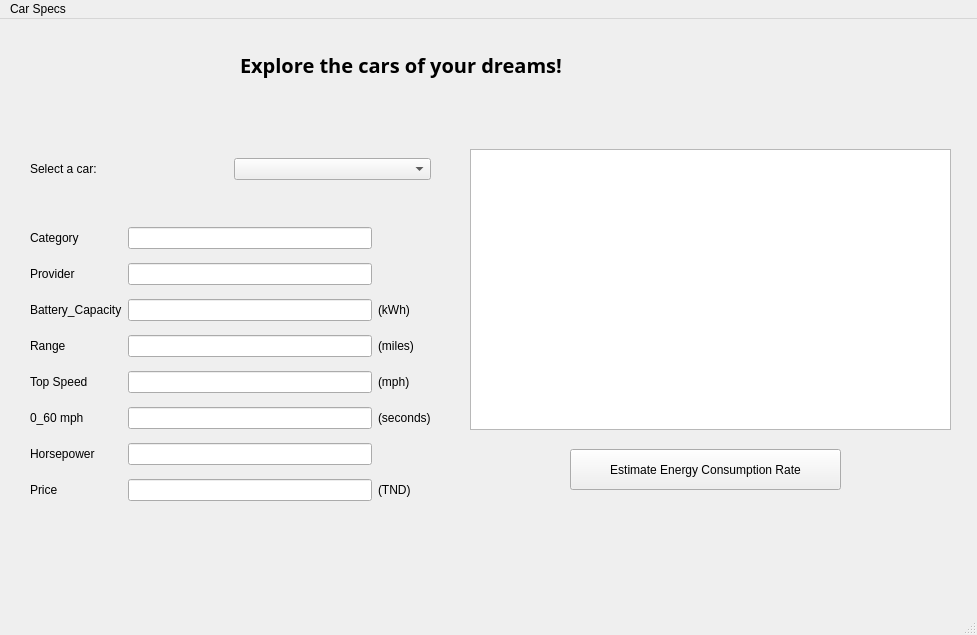
<?xml version="1.0" encoding="UTF-8"?>
<ui version="4.0">
 <class>MainWindow</class>
 <widget class="QMainWindow" name="MainWindow">
  <property name="geometry">
   <rect>
    <x>0</x>
    <y>0</y>
    <width>977</width>
    <height>635</height>
   </rect>
  </property>
  <property name="windowTitle">
   <string>MainWindow</string>
  </property>
  <widget class="QWidget" name="centralwidget">
   <widget class="QWidget" name="gridLayoutWidget">
    <property name="geometry">
     <rect>
      <x>30</x>
      <y>200</y>
      <width>401</width>
      <height>294</height>
     </rect>
    </property>
    <layout class="QGridLayout" name="gridLayout">
     <item row="1" column="0">
      <widget class="QLabel" name="label">
       <property name="text">
        <string>Provider</string>
       </property>
      </widget>
     </item>
     <item row="6" column="1">
      <widget class="QLineEdit" name="horsepower">
       <property name="readOnly">
        <bool>true</bool>
       </property>
      </widget>
     </item>
     <item row="6" column="0">
      <widget class="QLabel" name="label_7">
       <property name="text">
        <string>Horsepower</string>
       </property>
      </widget>
     </item>
     <item row="0" column="0">
      <widget class="QLabel" name="label_2">
       <property name="text">
        <string>Category</string>
       </property>
      </widget>
     </item>
     <item row="3" column="0">
      <widget class="QLabel" name="label_4">
       <property name="text">
        <string>Range</string>
       </property>
      </widget>
     </item>
     <item row="5" column="0">
      <widget class="QLabel" name="label_6">
       <property name="text">
        <string>0_60 mph</string>
       </property>
      </widget>
     </item>
     <item row="3" column="1">
      <widget class="QLineEdit" name="range">
       <property name="readOnly">
        <bool>true</bool>
       </property>
      </widget>
     </item>
     <item row="7" column="1">
      <widget class="QLineEdit" name="price">
       <property name="readOnly">
        <bool>true</bool>
       </property>
      </widget>
     </item>
     <item row="4" column="0">
      <widget class="QLabel" name="label_5">
       <property name="text">
        <string>Top Speed</string>
       </property>
      </widget>
     </item>
     <item row="2" column="1">
      <widget class="QLineEdit" name="batteryCapacity">
       <property name="readOnly">
        <bool>true</bool>
       </property>
      </widget>
     </item>
     <item row="2" column="0">
      <widget class="QLabel" name="label_3">
       <property name="text">
        <string>Battery_Capacity</string>
       </property>
      </widget>
     </item>
     <item row="7" column="0">
      <widget class="QLabel" name="label_8">
       <property name="text">
        <string>Price</string>
       </property>
      </widget>
     </item>
     <item row="0" column="1">
      <widget class="QLineEdit" name="category">
       <property name="readOnly">
        <bool>true</bool>
       </property>
      </widget>
     </item>
     <item row="1" column="1">
      <widget class="QLineEdit" name="provider">
       <property name="readOnly">
        <bool>true</bool>
       </property>
      </widget>
     </item>
     <item row="4" column="1">
      <widget class="QLineEdit" name="topSpeed">
       <property name="readOnly">
        <bool>true</bool>
       </property>
      </widget>
     </item>
     <item row="5" column="1">
      <widget class="QLineEdit" name="seconds0_60mph">
       <property name="readOnly">
        <bool>true</bool>
       </property>
      </widget>
     </item>
     <item row="2" column="2">
      <widget class="QLabel" name="label_9">
       <property name="text">
        <string>(kWh)</string>
       </property>
      </widget>
     </item>
     <item row="3" column="2">
      <widget class="QLabel" name="label_10">
       <property name="text">
        <string>(miles)</string>
       </property>
      </widget>
     </item>
     <item row="4" column="2">
      <widget class="QLabel" name="label_11">
       <property name="text">
        <string>(mph)</string>
       </property>
      </widget>
     </item>
     <item row="5" column="2">
      <widget class="QLabel" name="label_12">
       <property name="text">
        <string>(seconds)</string>
       </property>
      </widget>
     </item>
     <item row="7" column="2">
      <widget class="QLabel" name="label_13">
       <property name="text">
        <string>(TND)</string>
       </property>
      </widget>
     </item>
    </layout>
   </widget>
   <widget class="QWidget" name="horizontalLayoutWidget">
    <property name="geometry">
     <rect>
      <x>30</x>
      <y>110</y>
      <width>401</width>
      <height>80</height>
     </rect>
    </property>
    <layout class="QHBoxLayout" name="horizontalLayout">
     <item>
      <widget class="QLabel" name="label_14">
       <property name="text">
        <string>Select a car:</string>
       </property>
      </widget>
     </item>
     <item>
      <widget class="QComboBox" name="carSelector">
       <property name="minimumSize">
        <size>
         <width>0</width>
         <height>0</height>
        </size>
       </property>
      </widget>
     </item>
    </layout>
   </widget>
   <widget class="QGraphicsView" name="carImg">
    <property name="geometry">
     <rect>
      <x>470</x>
      <y>130</y>
      <width>481</width>
      <height>281</height>
     </rect>
    </property>
   </widget>
   <widget class="QLabel" name="TopLeftLabel">
    <property name="geometry">
     <rect>
      <x>240</x>
      <y>20</y>
      <width>381</width>
      <height>51</height>
     </rect>
    </property>
    <property name="font">
     <font>
      <family>Tw Cen MT</family>
      <pointsize>15</pointsize>
      <bold>true</bold>
     </font>
    </property>
    <property name="text">
     <string>Explore the cars of your dreams!</string>
    </property>
   </widget>
   <widget class="QPushButton" name="calcConsumptionRate">
    <property name="geometry">
     <rect>
      <x>570</x>
      <y>430</y>
      <width>271</width>
      <height>41</height>
     </rect>
    </property>
    <property name="text">
     <string>Estimate Energy Consumption Rate</string>
    </property>
   </widget>
  </widget>
  <widget class="QMenuBar" name="menubar">
   <property name="geometry">
    <rect>
     <x>0</x>
     <y>0</y>
     <width>977</width>
     <height>25</height>
    </rect>
   </property>
   <widget class="QMenu" name="menuCar_Specs">
    <property name="title">
     <string>Car Specs</string>
    </property>
   </widget>
   <addaction name="menuCar_Specs"/>
  </widget>
  <widget class="QStatusBar" name="statusbar"/>
 </widget>
 <resources/>
 <connections/>
</ui>
